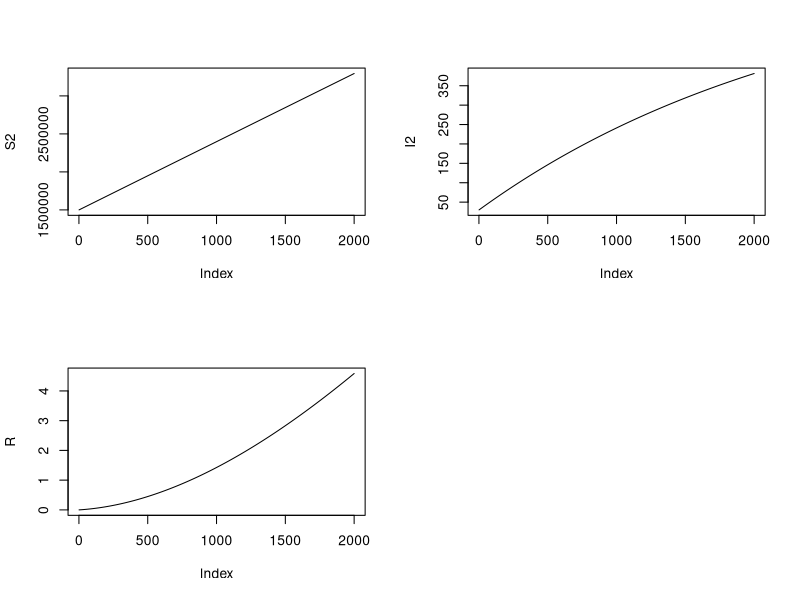

Here is the R script that generated this plot:
alfa1 = 0.01
alfa2 = 0.09
beta = 0.09
d = 10^(-4)
gama = 0.01
epsi = 0.4
D = 9*10^5
tao1 = 2
tao2 = 3

h = .001
m1 = tao1/h
m2 = tao2/h

S0 = 15*10^(5)
I0 = 30
R0 = 0

A  = 90
B = 1200
E = 20
c1 = 10^9
c2 = 10^9


##### Paso1------------

S0 = 15*10^5
I0 = 30
R0 = 0

S1 = rep(S0, m1)
I1 = rep(I0, m1)
u = rep(0, m1)
v = rep(0, m1)
S = rep(0, m1)
I2 = rep(0, m1)

I2[1] = 30
i1 = I2[1]

for (i in 2:m1){
  i2 = i1 + h*(beta * S1[i-1]*I1[i-1]/(1 + alfa1 * S1[i-1] + alfa2 * I1[i-1]) - (gama + d + epsi)*i1 - v[i-1]* I1[i-1])
  I2[i] = i2
  i1 = i2
}

S2 = rep(0,m1)
S2[1] =S1[1]
s1 = S2[1]

for (i in 2:m1){
  s2 = s1 + h*(D - beta*s1*I2[i-1]/(1+alfa1*s1+alfa2*I2[i]) - d*s1 - u[i-1]*s1)
  S2[i] = s2
  s1 = s2
}

R = rep(0,m1)
R[1] = R0
r1 = R[1]

for (i in 2:m1){
  r2 = r1 + h*(gama * I2[i-1] - d*r1 + u[i-1]*S2[i-1] + v[i-1]*I2[i-1])
  R[i] = r2
  r1 = r2
}

par(mfrow=c(2,2))
plot(S2, type='l')  
plot(I2, type='l')
plot(R, type='l')
